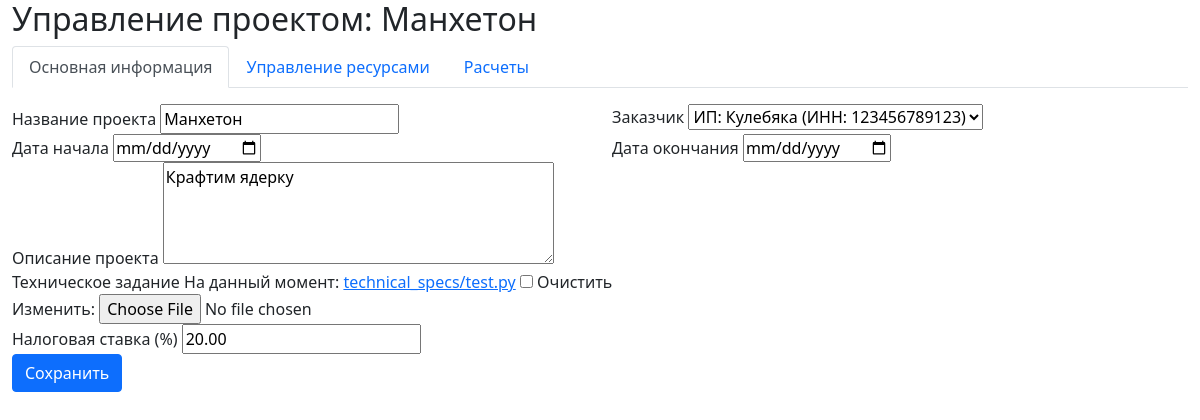
The app's page /projects/2/ (signed in), older data.
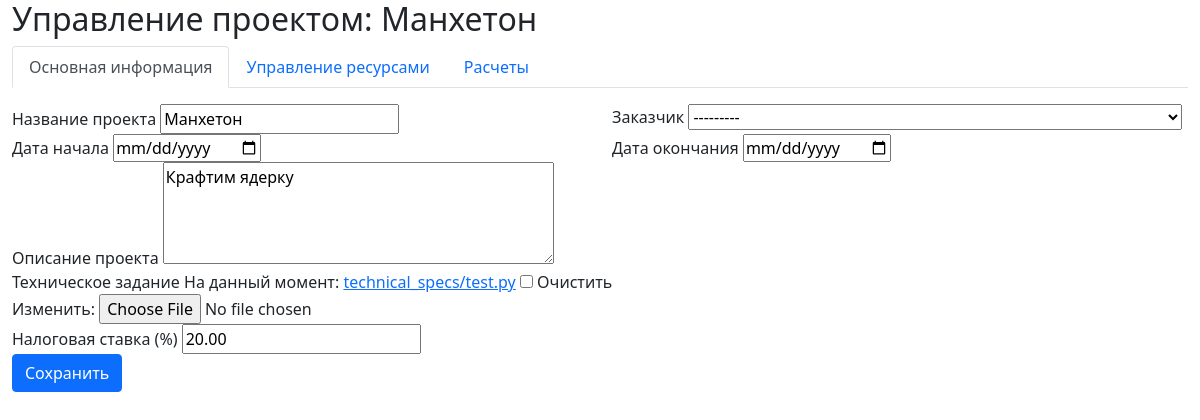
The same page, newer data.
### projects/models.py (models this page shows, shortened)
class Project(models.Model):
    RESOURCE_TYPES = [
        ('employee', 'Сотрудник'),
        ('contractor', 'Исполнитель'),
        ('subcontractor', 'Субподрядчик'),
        ('equipment', 'Оборудование'),
    ]
    name = models.CharField(max_length=200, verbose_name="Название проекта")
    start_date = models.DateField(verbose_name="Дата начала")
    end_date = models.DateField(verbose_name="Дата окончания")
    description = models.TextField(verbose_name="Описание проекта", blank=True)
    customer = models.ForeignKey('customers.Customer', on_delete=models.SET_NULL,
                                 null=True, blank=True, verbose_name="Заказчик")
    technical_spec = models.FileField(upload_to='technical_specs/',
                                      null=True, blank=True, verbose_name="Техническое задание")
    tax_rate = models.DecimalField(max_digits=5, decimal_places=2, default=20.00,
                                   verbose_name="Налоговая ставка (%)",
                                   validators=[MinValueValidator(0)])
    total_cost = models.DecimalField(max_digits=15, decimal_places=2, default=0,
                                     verbose_name="Итоговая стоимость")
    cost_price = models.DecimalField(max_digits=15, decimal_places=2, default=0,
                                     verbose_name="Себестоимость")
    cost_with_margin = models.DecimalField(max_digits=15, decimal_places=2, default=0,
                                           verbose_name="Стоимость с маржинальностью")
    net_profit = models.DecimalField(max_digits=15, decimal_places=2, default=0,
                                     verbose_name="Чистая прибыль")
    created_at = models.DateTimeField(auto_now_add=True)
    updated_at = models.DateTimeField(auto_now=True)
    created_by = models.ForeignKey(User, on_delete=models.CASCADE)

### projects/views.py (the view)
# urls.py: path('<int:pk>/', views.project_detail, name='project_detail'),
@login_required
def project_detail(request, pk):
    project = get_object_or_404(Project, pk=pk, created_by=request.user)
    resources = project.projectresource_set.all()
    if request.method == 'POST':
        form = ProjectForm(request.POST, request.FILES, instance=project)
        if form.is_valid():
            form.save()
            project.calculate_costs()
            messages.success(request, 'Проект успешно обновлен!')
            return redirect('projects:project_detail', pk=project.pk)
    else:
        form = ProjectForm(instance=project)
    return render(request, 'projects/project_detail.html', {
        'project': project,
        'form': form,
        'resources': resources
    })

### projects/forms.py
class ProjectForm(forms.ModelForm):
    class Meta:
        model = Project
        fields = [
            'name', 'start_date', 'end_date', 'description', 'customer',
            'technical_spec', 'tax_rate'
        ]
        widgets = {
            'start_date': forms.DateInput(attrs={'type': 'date'}),
            'end_date': forms.DateInput(attrs={'type': 'date'}),
            'description': forms.Textarea(attrs={'rows': 4}),
        }

### customers/models.py (called while the page is built)
    def __str__(self):
        if self.customer_type == 'individual':
            return f"ФЛ: {self.full_name} (ИНН: {self.inn})"
        elif self.customer_type == 'entrepreneur':
            return f"ИП: {self.name or self.full_name} (ИНН: {self.inn})"
        else:
            return f"ЮЛ: {self.name} (ИНН: {self.inn})"

### projects/templates/projects/project_detail.html (shortened to what this page needs)
{% extends 'base.html' %}
{% load static %}
{% block content %}
<div class="container-fluid">
    <div class="row">
        <div class="col-md-12">
            <h2>Управление проектом: {{ project.name }}</h2>
            <ul class="nav nav-tabs" id="projectTabs" role="tablist">
                <li class="nav-item">
                    <a class="nav-link active" id="main-tab" data-toggle="tab" href="#main" role="tab">
                        Основная информация
                    </a>
                </li>
                <li class="nav-item">
                    <a class="nav-link" id="resources-tab" data-toggle="tab" href="#resources" role="tab">
                        Управление ресурсами
                    </a>
                </li>
                <li class="nav-item">
                    <a class="nav-link" id="calculations-tab" data-toggle="tab" href="#calculations" role="tab">
                        Расчеты
                    </a>
                </li>
            </ul>
            <div class="tab-content mt-3">
                <div class="tab-pane fade show active" id="main" role="tabpanel">
                    <form method="post" enctype="multipart/form-data">
                        <div class="row">
                            <div class="col-md-6">
                                <div class="form-group">
                                    <label>{{ form.name.label }}</label>
                                    {{ form.name }}
                                </div>
                            </div>
                            <div class="col-md-6">
                                <div class="form-group">
                                    <label>{{ form.customer.label }}</label>
                                    {{ form.customer }}
                                </div>
                            </div>
                        </div>
                        <div class="row">
                            <div class="col-md-6">
                                <div class="form-group">
                                    <label>{{ form.start_date.label }}</label>
                                    {{ form.start_date }}
                                </div>
                            </div>
                            <div class="col-md-6">
                                <div class="form-group">
                                    <label>{{ form.end_date.label }}</label>
                                    {{ form.end_date }}
                                </div>
                            </div>
                        </div>
                        <div class="form-group">
                            <label>{{ form.description.label }}</label>
                            {{ form.description }}
                        </div>
                        <div class="form-group">
                            <label>{{ form.technical_spec.label }}</label>
                            {{ form.technical_spec }}
                        </div>
                        <div class="form-group">
                            <label>{{ form.tax_rate.label }}</label>
                            {{ form.tax_rate }}
                        </div>
                        <button type="submit" class="btn btn-primary">Сохранить</button>
                    </form>
                </div>
            </div>
        </div>
    </div>
</div>
{% endblock %}

Row changes from the older to the newer data that the page shows:
changed Project "Манхетон": customer "ИП: Кулебяка (ИНН: 123456789123)" → "---------"
